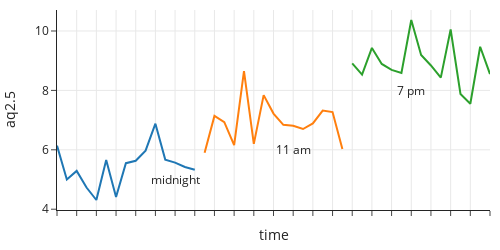

Notebook cell for this chart:
### Markdown cell above
Line plots can give us a sense of variation in the measurements. In one 30-minute period, we expect the measurements to be roughly the same, with the exception of minor variations from the particles moving in the air and measurement error of the instrument.

### Code cell
fig = px.line(pm, x="time", y="aq2.5", color="hour")

fig.add_annotation(x=12, y=5, text="midnight", showarrow=False)
fig.add_annotation(x=24, y=6, text="11 am", showarrow=False)
fig.add_annotation(x=36, y=8, text="7 pm", showarrow=False)

fig.update_xaxes(showticklabels=False)
fig.update_layout(width=500, height=250, showlegend=False)

fig.show()

### Figure 1 — Plotly figure (JSON) as saved in the notebook; plotly's stock layout.template omitted (floating-point values rounded to 4 significant figures)
{"data": [{"hovertemplate": "hour=0<br>time=%{x}<br>aq2.5=%{y}<extra></extra>", "legendgroup": "0", "line": {"color": "#1F77B4", "dash": "solid"}, "marker": {"symbol": "circle"}, "mode": "lines", "name": "0", "orientation": "v", "showlegend": true, "type": "scatter", "x": ["2022-04-01 00:01:10 UTC", "2022-04-01 00:03:10 UTC", "2022-04-01 00:05:10 UTC", "2022-04-01 00:07:10 UTC", "2022-04-01 00:09:10 UTC", "2022-04-01 00:11:10 UTC", "2022-04-01 00:13:10 UTC", "2022-04-01 00:15:10 UTC", "2022-04-01 00:17:10 UTC", "2022-04-01 00:19:10 UTC", "2022-04-01 00:21:10 UTC", "2022-04-01 00:23:10 UTC", "2022-04-01 00:25:10 UTC", "2022-04-01 00:27:10 UTC", "2022-04-01 00:29:10 UTC"], "xaxis": "x", "y": [6.14, 5, 5.29, 4.73, 4.31, 5.66, 4.41, 5.55, 5.63, 5.97, 6.88, 5.67, 5.57, 5.42, 5.33], "yaxis": "y"}, {"hovertemplate": "hour=11<br>time=%{x}<br>aq2.5=%{y}<extra></extra>", "legendgroup": "11", "line": {"color": "#FF7F0E", "dash": "solid"}, "marker": {"symbol": "circle"}, "mode": "lines", "name": "11", "orientation": "v", "showlegend": true, "type": "scatter", "x": ["2022-04-01 11:03:16 UTC", "2022-04-01 11:05:16 UTC", "2022-04-01 11:07:16 UTC", "2022-04-01 11:09:16 UTC", "2022-04-01 11:11:16 UTC", "2022-04-01 11:13:16 UTC", "2022-04-01 11:15:16 UTC", "2022-04-01 11:17:16 UTC", "2022-04-01 11:19:16 UTC", "2022-04-01 11:21:16 UTC", "2022-04-01 11:23:16 UTC", "2022-04-01 11:25:17 UTC", "2022-04-01 11:27:16 UTC", "2022-04-01 11:29:16 UTC", "2022-04-01 11:31:16 UTC"], "xaxis": "x", "y": [5.9, 7.14, 6.93, 6.16, 8.65, 6.2, 7.84, 7.22, 6.84, 6.81, 6.7, 6.89, 7.32, 7.27, 6.03], "yaxis": "y"}, {"hovertemplate": "hour=19<br>time=%{x}<br>aq2.5=%{y}<extra></extra>", "legendgroup": "19", "line": {"color": "#2CA02C", "dash": "solid"}, "marker": {"symbol": "circle"}, "mode": "lines", "name": "19", "orientation": "v", "showlegend": true, "type": "scatter", "x": ["2022-04-01 19:03:20 UTC", "2022-04-01 19:05:20 UTC", "2022-04-01 19:07:20 UTC", "2022-04-01 19:09:20 UTC", "2022-04-01 19:11:20 UTC", "2022-04-01 19:13:20 UTC", "2022-04-01 19:15:20 UTC", "2022-04-01 19:17:21 UTC", "2022-04-01 19:19:20 UTC", "2022-04-01 19:21:20 UTC", "2022-04-01 19:23:20 UTC", "2022-04-01 19:25:20 UTC", "2022-04-01 19:27:20 UTC", "2022-04-01 19:29:20 UTC", "2022-04-01 19:31:20 UTC"], "xaxis": "x", "y": [8.91, 8.53, 9.43, 8.89, 8.69, 8.59, 10.37, 9.19, 8.84, 8.43, 10.05, 7.88, 7.55, 9.47, 8.55], "yaxis": "y"}], "layout": {"annotations": [{"showarrow": false, "text": "midnight", "x": 12, "y": 5}, {"showarrow": false, "text": "11 am", "x": 24, "y": 6}, {"showarrow": false, "text": "7 pm", "x": 36, "y": 8}], "height": 250, "legend": {"title": {"text": "hour"}, "tracegroupgap": 0}, "showlegend": false, "width": 500, "xaxis": {"anchor": "y", "autorange": true, "domain": [0, 1], "range": [0, 44], "showticklabels": false, "title": {"text": "time"}, "type": "category"}, "yaxis": {"anchor": "x", "autorange": true, "domain": [0, 1], "range": [3.973, 10.71], "title": {"text": "aq2.5"}, "type": "linear"}}}
